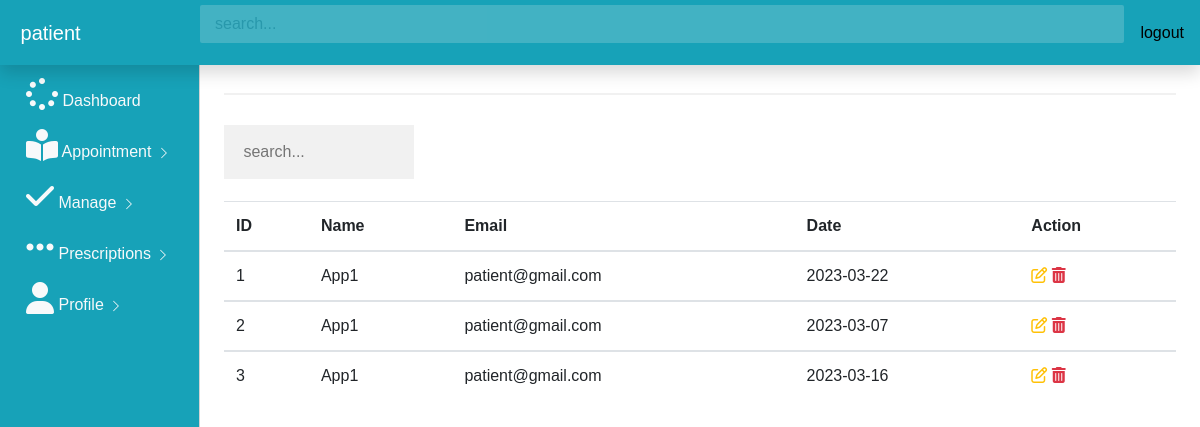
/manage (signed in), run on the app's committed database.
### app.py (models this page shows, shortened)
class User(UserMixin,db.Model):
    id = db.Column(db.Integer,primary_key =True)
    username = db.Column(db.String(100))
    email = db.Column(db.String(100),unique =True)
    password = db.Column(db.String(100))
    doctor = db.Column(db.Boolean)
    admin = db.Column(db.Boolean)
    work = db.Column(db.String(100))
    country = db.Column(db.String(100))
    image = db.Column(db.String(100))
    @property
    def unhashed_password(self):
         raise AttributeError('cannot view unhased password')
    appointment_by  = db.relationship('Appointments',
    foreign_keys ='Appointments.asked_by_id',
    backref = 'asker',
    lazy=True
    )
    Receive_by  = db.relationship('Notiication',
    foreign_keys ='Notiication.receive_by_id',
    backref = 'reciever',
    lazy=True
    )
    Sender_by  = db.relationship('Notiication',
    foreign_keys ='Notiication.doctor_id',
    backref = 'sender',
    lazy=True
    )
    answers_requested  = db.relationship('Appointments',
    foreign_keys ='Appointments.doctor_id',
    backref = 'expert',
    lazy=True
    )

class Appointments(db.Model):
    id = db.Column(db.Integer,primary_key =True)
    name = db.Column(db.String(100))
    email = db.Column(db.String(100))
    date = db.Column(db.String(100))
    asked_by_id = db.Column(db.Integer,db.ForeignKey('user.id'))
    doctor_id = db.Column(db.Integer,db.ForeignKey('user.id'))

### app.py (the view)
@app.route('/manage')
def manage():
     roww = db.session.query(Appointments.doctor_id == current_user.id).count()
     experties = User.query.filter_by(doctor =True).all()
     all_appointees = Appointments.query.filter_by(asked_by_id = current_user.id).all()
     admin_appointees = Appointments.query.all()
     owner = User.query.filter_by(email=current_user.email,password=current_user.password,admin=False,doctor =False).first()
     if not owner:
          flash("Kindly login as patient!")
          return redirect(url_for('home'))
     else:
          return render_template('manage.html' ,appointees = all_appointees,experts = experties,roww=roww)

### app.py (called while the page is built)
@login_manager.user_loader
def load_user(user_id):
     return User.query.get(int(user_id))

### templates/manage.html (shortened to what this page needs)
{% include 'plane_dash.html' %}
{% block body %}
<main role="main" class="col-md-9 ml-sm-auto col-lg-10 px-4">
    <hr>
                 <table class=" table table-hover">
                     <input type="text" id="mySearch" placeholder=" search..." style="width: 20%;">
                <thead>
                    <tr>
                    <th>ID</th>
                    <th>Name</th>
                    <th>Email</th>
                    <th>Date</th>
                    <th>Action</th>
                </tr>
            </thead>
                {% for row in appointees %}
                <tbody id="myTable" >
                    <tr>
                    <td> {{row.id}}</td>
                    <td> {{row.name}}</td>
                    <td> {{row.email}}</td>
                    <td> {{row.date}}</td>
                    <td>
                        <a  class="text-warning" data-toggle="modal" href="/update/{{row.id}}" data-target="#modaledit{{row.id}}">
                            <i class ="	fa fa-edit fa-3"></i>
                        </a>
                        <a href="/delete/{{row.id}}" class="text-danger">
                            <i class ="	fa fa-trash fa-3"></i>
                        </a>
                    </td>
                </tr>
                </tbody>
                {% endfor %}
                 </table>
</main>
{% endblock %}

### templates/plane_dash.html (shortened to what this page needs)
<!doctype html>
<html lang="en">
  <head>
    <link rel="stylesheet" href="https://stackpath.bootstrapcdn.com/bootstrap/4.5.2/css/bootstrap.min.css">
    <link rel="stylesheet" href="/static/css/dashboard.css">
    <link rel="stylesheet" href="https://cdn.datatables.net/1.10.22/css/jquery.dataTables.min.css">
  </head>
  <body> {%block body%}
    <nav class="navbar navbar-dark bg-info fixed-top flex-md-nowrap p-0 shadow">
        <a class="navbar-brand col-sm-3 col-md-2 mr-0" href="#">
          {{current_user.username}}
          </a>
        <input type="text" class="form-control form-control-primary w-100" placeholder="search...">
        <ul class=" navbar-nav px-3">
            <li class="nav-item text-nowrap">
                <a class="nav-link" style="color: black;" onclick="return confirm('Confirm logout') " href="{{url_for('home')}}">logout</a>
            </li>
        </ul>
      </nav>
      <div class="container-fluid">
        <div class="row">
            <div class  = "col-md-2 bg-info d-none d-md-block sidebar" style="color:white;">
                <div class="left-sidebar">
                    <ul class="nav flex-column sidebar-nav">
                        <li class="nav-item">
                        <a class="nav-link text-light" href="{{url_for('get_signin')}}">
                          <i class ="fa fa-spinner fa-2x"></i> Dashboard
                        </a>
                        </li>
                        <li class="nav-item">
                          <a class="nav-link text-light" href="{{url_for('appointment')}}">
                         <i class="fa fa-book-reader fa-2x"></i> Appointment
                                     <svg class="bi bi-chevron-right" width="16" height="16" viewBox="0 0 20 20" fill="currentColor" xmlns="http://www.w3.org/2000/svg"><path fill-rule="evenodd" d="M6.646 3.646a.5.5 0 01.708 0l6 6a.5.5 0 010 .708l-6 6a.5.5 0 01-.708-.708L12.293 10 6.646 4.354a.5.5 0 010-.708z"/></svg>
                        </a>
                        </li>
                        <li class="nav-item">
                          <a class="nav-link text-light" href="{{url_for('manage')}}">
                         <i class="fa fa-check fa-2x"></i> Manage
                                     <svg class="bi bi-chevron-right" width="16" height="16" viewBox="0 0 20 20" fill="currentColor" xmlns="http://www.w3.org/2000/svg"><path fill-rule="evenodd" d="M6.646 3.646a.5.5 0 01.708 0l6 6a.5.5 0 010 .708l-6 6a.5.5 0 01-.708-.708L12.293 10 6.646 4.354a.5.5 0 010-.708z"/></svg>
                        </a>
                        </li>
                        <li class="nav-item">
                          <a class="nav-link text-light" href="">
                         <i class="fa fa-ellipsis-h fa-2x"></i> Prescriptions
                                     <svg class="bi bi-chevron-right" width="16" height="16" viewBox="0 0 20 20" fill="currentColor" xmlns="http://www.w3.org/2000/svg"><path fill-rule="evenodd" d="M6.646 3.646a.5.5 0 01.708 0l6 6a.5.5 0 010 .708l-6 6a.5.5 0 01-.708-.708L12.293 10 6.646 4.354a.5.5 0 010-.708z"/></svg>
                        </a>
                        </li>
                        <li class="nav-item">
                          <a class="nav-link text-light" href="{{url_for('change_profile')}}">
                          <i class="fa fa-user  fa-2x "></i> Profile
                            <svg class="bi bi-chevron-right" width="16" height="16" viewBox="0 0 20 20" fill="currentColor" xmlns="http://www.w3.org/2000/svg"><path fill-rule="evenodd" d="M6.646 3.646a.5.5 0 01.708 0l6 6a.5.5 0 010 .708l-6 6a.5.5 0 01-.708-.708L12.293 10 6.646 4.354a.5.5 0 010-.708z"/></svg>
                        </a>
                        </li>
                      </ul>
                </div>
            </div>
            <br><br>
            <main role="main" class="col-md-9 ml-sm-auto col-lg-10 px-4">
                <h3>Dashboard</h3>
            </main>
        </div>
      </div>
    {% endblock %}
  </body>
</html>

### static/css/dashboard.css (style rules this page uses)
.form-control-primary { margin: 10px; opacity: 0.2; border-radius: 2px; }
.sidebar { position: fixed; top:0; left:0; bottom:0; z-index:100; padding: 70px 0 0 10px; border-right: 1px solid #d3d3d3; }
.sidebar-nav li .nav-link { color: #333; font-weight: 500; }
body { font-family: Arial, Helvetica, sans-serif; }
* { box-sizing: border-box; }
input[type=text], input[type=password] { width: 100%; padding: 15px; margin: 5px 0 22px 0; display: inline-block; border: none; background: #f1f1f1; }
hr { border: 1px solid #f1f1f1; margin-bottom: 25px; }
a { color: dodgerblue; }

### data on the page
User: username "patient"
Appointments: id "1", name "App1", email "patient@gmail.com", date "2023-03-22"
Appointments: id "2", name "App1", email "patient@gmail.com", date "2023-03-07"
Appointments: id "3", name "App1", email "patient@gmail.com", date "2023-03-16"
